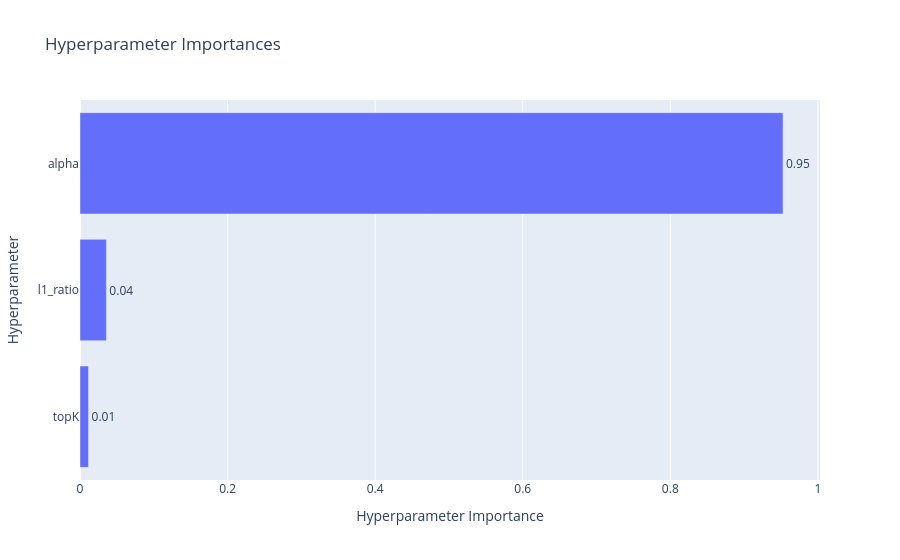

The notebook cell saved with this chart:
### Code cell
optuna.visualization.plot_param_importances(optuna_study)

### Figure 1 — Plotly figure (JSON) as saved in the notebook; plotly's stock layout.template omitted (floating-point values rounded to 4 significant figures)
{"data": [{"cliponaxis": false, "hovertemplate": ["topK (IntDistribution): 0.011543337428596603<extra></extra>", "l1_ratio (FloatDistribution): 0.03572826438773859<extra></extra>", "alpha (FloatDistribution): 0.9527283981836647<extra></extra>"], "name": "Objective Value", "orientation": "h", "text": ["0.01", "0.04", "0.95"], "textposition": "outside", "type": "bar", "x": [0.01154, 0.03573, 0.9527], "y": ["topK", "l1_ratio", "alpha"]}], "layout": {"title": {"text": "Hyperparameter Importances"}, "xaxis": {"title": {"text": "Hyperparameter Importance"}}, "yaxis": {"title": {"text": "Hyperparameter"}}}}
